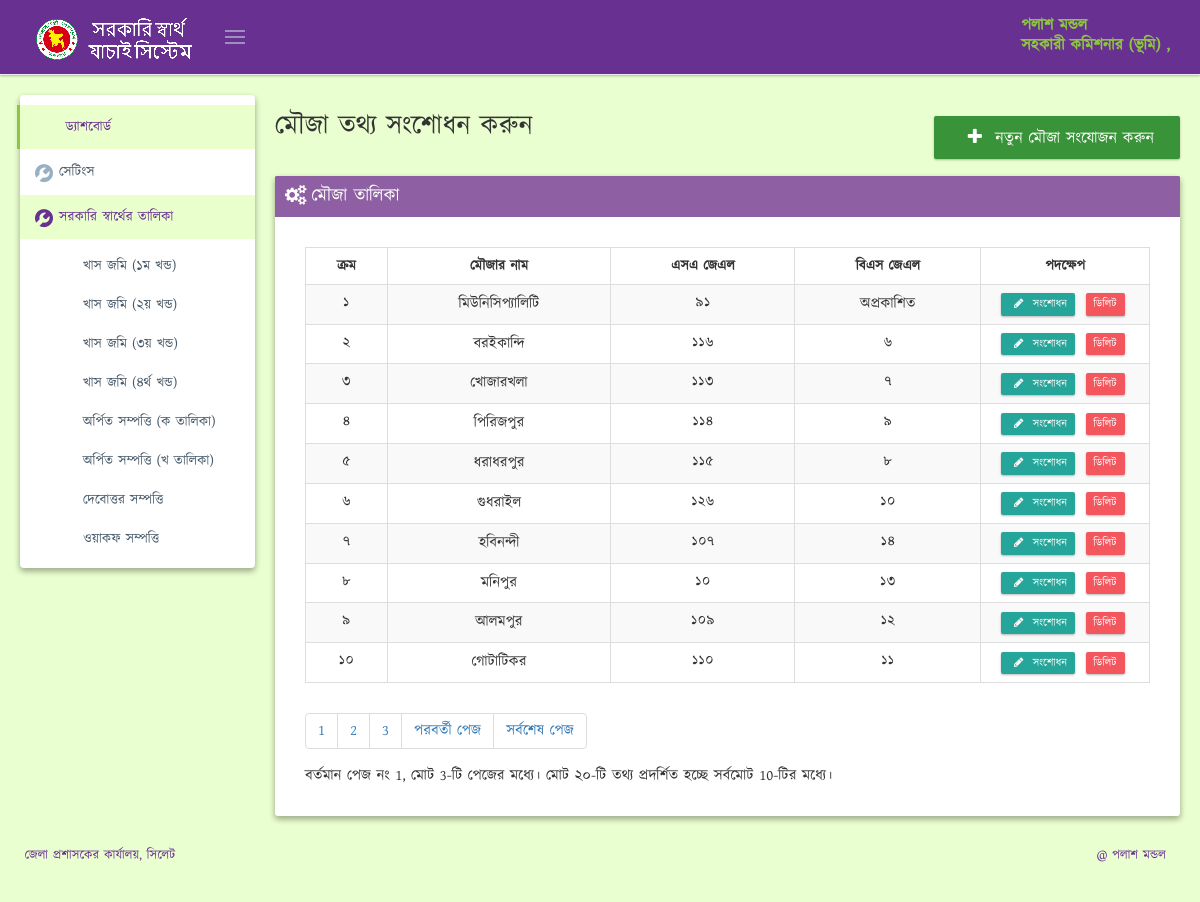
The app's page /mouja.php (signed in) with its own data.
### tables this page shows
CREATE TABLE IF NOT EXISTS `users` (
  `id` int(11) NOT NULL AUTO_INCREMENT,
  `username` varchar(50) NOT NULL,
  `password` varchar(255) NOT NULL,
  `email` varchar(64) DEFAULT NULL,
  `officer_name` varchar(150) DEFAULT NULL,
  `officer_designation` varchar(150) DEFAULT NULL,
  `created_at` datetime DEFAULT CURRENT_TIMESTAMP,
  `image` varchar(50) DEFAULT 'profile_picture.png',
  PRIMARY KEY (`id`),
  UNIQUE KEY `username` (`username`)
);

CREATE TABLE IF NOT EXISTS `interest` (
  `interest_id` int(11) NOT NULL AUTO_INCREMENT,
  `interest_name` varchar(120) DEFAULT NULL,
  PRIMARY KEY (`interest_id`) USING BTREE,
  KEY `id` (`interest_id`) USING BTREE
);

CREATE TABLE IF NOT EXISTS `mouja` (
  `id` int(11) NOT NULL AUTO_INCREMENT,
  `name` varchar(120) DEFAULT NULL,
  `sa_jl` int(11) DEFAULT NULL,
  `bs_jl` int(11) DEFAULT NULL,
  PRIMARY KEY (`id`),
  UNIQUE KEY `id` (`id`)
);

### mouja.php (the view, shortened to what this page needs)
<?php
require_once "config.php";
?>
<!DOCTYPE html>
<html lang="en" class="no-js">
<?php include 'header.php'; ?>
<body class="page-header-fixed page-sidebar-closed-hide-logo page-sidebar-closed-hide-logo"
      oncontextmenu="return false;">
<?php include('top_nav.php'); ?>
<div class="page-container">
    <?php include 'sidebar.php'; ?>
    <div class="page-content-wrapper">
        <div class="page-content" style="min-height:588px">
            <div class="row">
                <div class="col-md-12">
                    <div id="ajax-content">
                        <div class="page-head">
                            <div class="row" style="margin-bottom: 15px;">
                                <div class="col-md-12"></div>
                                <div class="col-md-6">
                                    <div class="page-title">
                                        <h2 style="margin-top: 0px;"> মৌজা তথ্য সংশোধন করুন</h2>
                                    </div>
                                </div>
                                <div class="col-md-6 text-right" style="margin-top: 10px;">
                                    <a href="/mouja_add.php" style="background:#399439;" type="submit" name="submit"
                                       value="search"
                                       id="submit" class="btn btn-success btn-lg">
                                        <i class="fa fa-fw fa-plus"></i> নতুন মৌজা সংযোজন করুন
                                    </a>
                                </div>
                            </div>
                        </div>
                        <div class="row">
                            <div class="col-md-12">
                                <div class="portlet purple box">
                                    <div class="portlet-title">
                                        <div class="caption">
                                            <i class="fa fa-cogs"></i> মৌজা তালিকা
                                        </div>
                                    </div>
                                    <div class="portlet-body">
                                        <div style="font-size: 15px; text-align: justify;margin: 20px;">
                                            <table class="table table-striped table-bordered table-hover" id="sample_6">
                                                <thead>
                                                <tr>
                                                    <th style="text-align: center;">ক্রম</th>
                                                    <th style="text-align: center;">মৌজার নাম</th>
                                                    <th style="text-align: center;">এসএ জেএল</th>
                                                    <th style="text-align: center;">বিএস জেএল</th>
                                                    <th style="text-align: center;" width="20%">পদক্ষেপ</th>
                                                </tr>
                                                </thead>
                                                <tbody>
                                                <?php
                                                include 'config.php';
                                                $query = "SELECT * FROM `mouja` ORDER BY id ASC";
                                                $result = mysqli_query($conn, $query);
                                                $numrows = mysqli_num_rows($result);
                                                $rowsperpage = 10;
                                                $totalpages = ceil($numrows / $rowsperpage);
                                                if (isset($_GET['currentpage']) && is_numeric($_GET['currentpage'])) {
                                                    $currentpage = (int)$_GET['currentpage'];
                                                } else {
                                                    $currentpage = 1;
                                                }
                                                $offset = ($currentpage - 1) * $rowsperpage;
                                                $query_final = "SELECT * FROM `mouja` ORDER BY id ASC LIMIT $offset, $rowsperpage";
                                                $result = mysqli_query($conn, $query_final);
                                                $numrows = mysqli_num_rows($result);
                                                $i =1;
                                                while ($info2 = mysqli_fetch_array($result)) {
                                                    echo ' <tr style="">
                                                    <td style="text-align: center;" class="numeric_bangla">';
                                                    echo $offset + $i;
                                                    echo '</td>
                                                    <td style="text-align: center;">';
                                                    echo $info2['name'];
                                                    echo '  </td>
                                                    <td style="text-align: center;" class="numeric_bangla">';
                                                    echo $info2['sa_jl'];
                                                    echo '</td>
                                                    <td style="text-align: center;" ';
                                                    echo  $info2['bs_jl']==null? '>অপ্রকাশিত': 'class="numeric_bangla">'.$info2['bs_jl'];
                                                    echo '</td>
                                                    <td class="text-center">
                                                        <a href="/mouja_edit.php?id=';
                                                    echo $info2['id'];
                                                    echo '" class="btn btn-primary btn-xs label-success" title="সংশোধন"><i class="fa fa-pencil fa-fw"></i> সংশোধন</a>
                                                        <a href="#deleteDataModal-'.$info2['id'].'" class="btn btn-danger btn-xs" data-toggle="modal" data-id="';
                                                    echo $info2['id'];
                                                    echo '<i class="fa fa-trash-o fa-lg"></i> ডিলিট</a>
                                                    </td>';
                                                    ?>
                                                </tr>
                                                <?php
                                                $i++;
                                                }
                                                ?>
                                                </tbody>
                                            </table>
                                            <div class="paginator">
                                                <ul class="pagination">
                                                    <?php
                                                    $range = 9;
                                                    for ($x = ($currentpage - $range); $x < (($currentpage + $range) + 1); $x++) {
                                                        if (($x > 0) && ($x <= $totalpages)) {
                                                            if ($x == $currentpage) {
                                                                echo " <li class='numeric_bangla'><a href>$x</a></li> ";
                                                            } else {
                                                                echo " <li class='numeric_bangla'><a href='{$_SERVER['PHP_SELF']}?currentpage=$x'>$x</a></li> ";
                                                            }
                                                        }
                                                    }
                                                    if ($currentpage != $totalpages) {
                                                        $nextpage = $currentpage + 1;
                                                        echo " <li class='numeric_bangla'><a href='{$_SERVER['PHP_SELF']}?currentpage=$nextpage'>পরবর্তী পেজ</a></li> ";
                                                        echo " <li class='numeric_bangla'><a href='{$_SERVER['PHP_SELF']}?currentpage=$totalpages'>সর্বশেষ পেজ</a></li> ";
                                                    }
                                                    ?>
                                                </ul>
                                                <p>বর্তমান পেজ নং <?php echo $currentpage; ?>,
                                                    মোট <?php echo $totalpages; ?>-টি পেজের মধ্যে। মোট ২০-টি তথ্য
                                                    প্রদর্শিত হচ্ছে সর্বমোট <?php echo $numrows; ?>-টির মধ্যে।</p>
                                            </div>
                                        </div>
                                    </div>
                                </div>
                            </div>
                        </div>
                    </div>
                </div>
            </div>
        </div>
    </div>
</div>
<?php include 'footer.php'; ?>
</body>
</html>

### top_nav.php (shortened to what this page needs)
<?php
require_once "config.php";
$username =$_SESSION['username'];
$user_query = "SELECT * FROM `users` WHERE `username`= '$username'";
$user_result = mysqli_query($conn, $user_query);
$user_info = mysqli_fetch_array($user_result);
?>
<div class="page-header md-shadow-z-1-i navbar navbar-fixed-top">
    <div class="page-header-inner">
        <div class="page-logo">
            <a href="dashboard.php">
                <img src="./images/logo.png" alt="logo" class="logo-default">
            </a>
            <div class="menu-toggler sidebar-toggler">
            </div>
        </div>
        <div class="page-actions ">
        </div>
        <div class="page-top">
            <div class="top-menu">
                <ul class="nav navbar-nav pull-right">
                    <li class="dropdown dropdown-user dropdown-dark">
                        <a href="javascript:;" class="dropdown-toggle" data-toggle="dropdown" data-hover="dropdown"
                           data-close-others="true">
                            <span class="username username-hide-on-mobile"> <?php echo $user_info['officer_name'];?> <br> <?php echo $user_info['officer_designation'];?> , <?php echo  $user_info['office_name']; ?> </span>
                        </a>
                    </li>
                </ul>
            </div>
        </div>
    </div>
</div>

### sidebar.php (shortened to what this page needs)
<div class="page-sidebar-wrapper">
    <div class="page-sidebar md-shadow-z-2-i  navbar-collapse collapse">
        <ul class="page-sidebar-menu" data-keep-expanded="false" data-auto-scroll="true" data-slide-speed="200">
            <li class="start active">
                <a href="/dashboard.php">
                    <span class="title">ড্যাশবোর্ড</span>
                </a>
            </li>
            <li class="">
                <a href="#" class="">
                    <i style="float: left; margin: 2px 6px 4px 7px;" class="a2i_gn_settings1"></i>
                    <span>সেটিংস</span>
                </a>
            </li>
            <li class="open">
                <a href="#" class="">
                    <i style="float: left; margin: 2px 6px 4px 7px;" class="a2i_gn_settings1"></i>
                    <span>সরকারি স্বার্থের তালিকা</span>
                </a>
                <ul class="sub-menu" style="display: block;">
            <?php
            include 'config.php';
            $interest_query = "SELECT * FROM `interest` ORDER BY `interest_id` ASC";
            $interest_result = mysqli_query($conn, $interest_query);
            while ($interest_info = mysqli_fetch_array($interest_result)) {
                echo ' <li> ';
                echo ' <a href="/interest_details.php?interest=';
                echo $interest_info['interest_id'];
                echo '" class="service-list" data-s_id="13"><i style="float: left; margin: 2px 6px 4px 7px;" class="icon-book-open"></i><span class="title">';
                echo $interest_info['interest_name'];
                echo "</span>
                </a>
            </li>";
            }
            ?>
                </ul>
        </ul>
    </div>
</div>

### css/light.css (style rules this page uses)
body { background: #eaffcf; }
.page-header.navbar { background: #683091; border-bottom: 1px solid #e9ecf3; }
.page-header.navbar .top-menu .navbar-nav > li.dropdown-user > .dropdown-toggle > .username { color: #8dc641; }
.page-header.navbar .menu-toggler { background-image: url(../images/sidebar-toggle.png); }
.page-sidebar-closed.page-sidebar-fixed .page-sidebar:hover, .page-sidebar { background-color: #ffffff; }
.page-sidebar-closed.page-sidebar-fixed .page-sidebar:hover .page-sidebar-menu > li > a, .page-sidebar .page-sidebar-menu > li > a { color: #485a6a; }
.page-sidebar-closed.page-sidebar-fixed .page-sidebar:hover .page-sidebar-menu > li > a > i, .page-sidebar .page-sidebar-menu > li > a > i { color: #97b1c3; }
.page-sidebar-closed.page-sidebar-fixed .page-sidebar:hover .page-sidebar-menu > li:hover > a, .page-sidebar-closed.page-sidebar-fixed .page-sidebar:hover .page-sidebar-menu > li.open > a, .page-sidebar .page-sidebar-menu > li:hover > a, .page-sidebar .page-sidebar-menu > li.open > a { background: #e9ffcc; color: #683091; }
.page-sidebar-closed.page-sidebar-fixed .page-sidebar:hover .page-sidebar-menu > li:hover > a > i, .page-sidebar-closed.page-sidebar-fixed .page-sidebar:hover .page-sidebar-menu > li.open > a > i, .page-sidebar .page-sidebar-menu > li:hover > a > i, .page-sidebar .page-sidebar-menu > li.open > a > i { color: #683091; }
.page-sidebar-closed.page-sidebar-fixed .page-sidebar:hover .page-sidebar-menu > li.active > a, .page-sidebar-closed.page-sidebar-fixed .page-sidebar:hover .page-sidebar-menu > li.active.open > a, .page-sidebar .page-sidebar-menu > li.active > a, .page-sidebar .page-sidebar-menu > li.active.open > a { background: #e9ffcc; color: #683091; }
.page-sidebar-closed.page-sidebar-fixed .page-sidebar:hover .page-sidebar-menu > li.active > a, .page-sidebar .page-sidebar-menu > li.active > a { border-left: 3px solid #8dc641 !important; margin-left: -3px; padding-left: 10px; }
.page-sidebar-closed.page-sidebar-fixed .page-sidebar:hover .page-sidebar-menu .sub-menu > li > a, .page-sidebar .page-sidebar-menu .sub-menu > li > a { color: #485a6a; }

### css/plugins-md.css (style rules this page uses)
.md-shadow-z-1-i { box-shadow: 0 1px 3px rgba(0, 0, 0, 0.1), 0 1px 2px rgba(0, 0, 0, 0.18) !important; }
.md-shadow-z-2-i { box-shadow: 0 3px 6px rgba(0, 0, 0, 0.16), 0 3px 6px rgba(0, 0, 0, 0.22) !important; }

### css/style.css (style rules this page uses)
i { font-family: 'a2i'; speak: none; font-style: normal; font-weight: normal; font-variant: normal; text-transform: none; line-height: 1; margin-right: 5px; -webkit-font-smoothing: antialiased; -moz-osx-font-smoothing: grayscale; }
.a2i_gn_settings1:before { content: "\e896"; }
.numeric_bangla a { font-family: kalpurushregular !important; }
.pagination { font-family: boishakhi; }
.pagination li >a { font-size: 15px; }

### header.php (style rules this page uses)
body { font-family: NikoshBAN !important; -ms-text-size-adjust: 100%; -webkit-text-size-adjust: 100%; }

### records on screen
users: officer_name "পলাশ মন্ডল", officer_designation "সহকারী কমিশনার (ভূমি)"
interest: interest_name "খাস জমি (১ম খন্ড)"
interest: interest_name "খাস জমি (২য় খন্ড)"
interest: interest_name "খাস জমি (৩য় খন্ড)"
interest: interest_name "খাস জমি (৪র্থ খন্ড)"
interest: interest_name "অর্পিত সম্পত্তি (ক তালিকা)"
interest: interest_name "অর্পিত সম্পত্তি (খ তালিকা)"
interest: interest_name "দেবোত্তর সম্পত্তি"
interest: interest_name "ওয়াকফ সম্পত্তি"
mouja: i "1", name "মিউনিসিপ্যালিটি", sa_jl "91", shows "অপ্রকাশিত"
mouja: i "2", name "বরইকান্দি", sa_jl "116", bs_jl "6"
mouja: i "3", name "খোজারখলা", sa_jl "113", bs_jl "7"
mouja: i "4", name "পিরিজপুর", sa_jl "114", bs_jl "9"
mouja: i "5", name "ধরাধরপুর", sa_jl "115", bs_jl "8"
mouja: i "6", name "গুধরাইল", sa_jl "126", bs_jl "10"
mouja: i "7", name "হবিনন্দী", sa_jl "107", bs_jl "14"
mouja: i "8", name "মনিপুর", sa_jl "10", bs_jl "13"
mouja: i "9", name "আলমপুর", sa_jl "109", bs_jl "12"
mouja: i "10", name "গোটাটিকর", sa_jl "110", bs_jl "11"

### other values on screen
$currentpage "1"
$totalpages "3"
$numrows "10"
